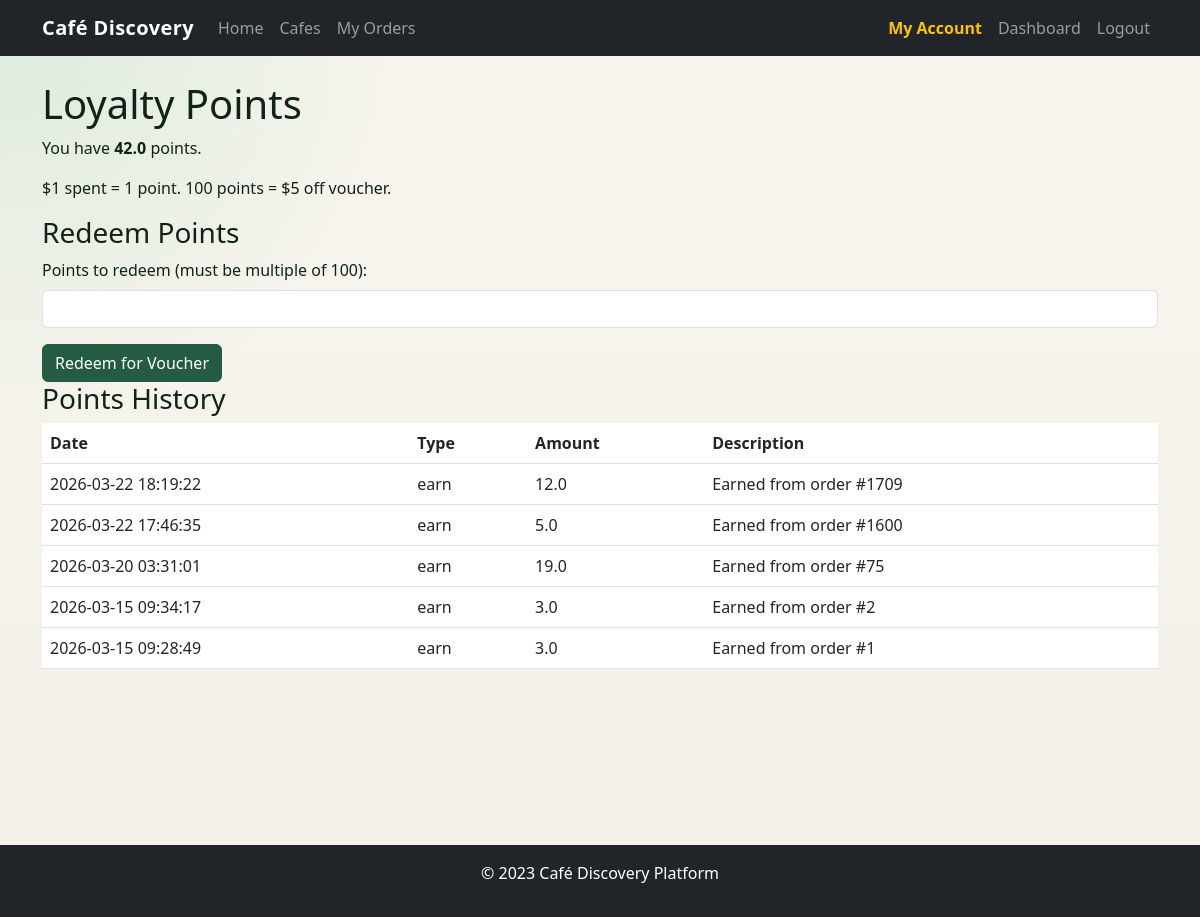
/loyalty, run on the app's committed database.
### app/models/point.py (models this page shows)
class Point(Base):
    __tablename__ = "points"
    id = Column(Integer, primary_key=True, index=True)
    user_id = Column(Integer, ForeignKey("users.id"))
    amount = Column(Float)  # positive for earn, negative for redeem
    transaction_type = Column(String)  # earn, redeem
    description = Column(String)
    created_at = Column(DateTime(timezone=True), server_default=func.now())
    user = relationship("User")

### main.py (the view)
@app.get("/loyalty", response_class=HTMLResponse)
async def loyalty(request: Request, current_user: User = Depends(get_current_user_optional), db: Session = Depends(get_db)):
    if not current_user or current_user.role != 'customer':
        return RedirectResponse(url="/login", status_code=302)
    points = db.query(Point).filter(Point.user_id == current_user.id).order_by(Point.created_at.desc()).all()
    points_balance = sum(p.amount for p in points)
    return templates.TemplateResponse("loyalty.html", {"request": request, "points": points, "points_balance": points_balance, "current_user": current_user})

### app/templates/loyalty.html (shortened to what this page needs)
{% extends "base.html" %}
{% block content %}
<h1>Loyalty Points</h1>
<p>You have <strong>{{ points_balance }}</strong> points.</p>
<p>$1 spent = 1 point. 100 points = $5 off voucher.</p>
<h3>Redeem Points</h3>
<form method="post" action="/redeem">
    <div class="mb-3">
        <label for="points" class="form-label">Points to redeem (must be multiple of 100):</label>
        <input type="number" class="form-control" id="points" name="points" min="100" step="100" required>
    </div>
    <button type="submit" class="btn btn-primary">Redeem for Voucher</button>
</form>
<h3>Points History</h3>
{% if points %}
<table class="table">
    <thead>
        <tr>
            <th>Date</th>
            <th>Type</th>
            <th>Amount</th>
            <th>Description</th>
        </tr>
    </thead>
    <tbody>
        {% for point in points %}
        <tr>
            <td>{{ point.created_at }}</td>
            <td>{{ point.transaction_type }}</td>
            <td>{{ point.amount }}</td>
            <td>{{ point.description }}</td>
        </tr>
        {% endfor %}
    </tbody>
</table>
{% else %}
<p>No points history yet.</p>
{% endif %}
{% endblock %}

### app/static/css/style.css (style rules this page uses)
:root { --brand-ink: #112218; --brand-green: #245c43; --brand-green-dark: #163f2d; --brand-mint: #d7ead8; --brand-cream: #f6f3ea; --brand-sand: #ece3d0; --brand-line: rgba(17, 34, 24, 0.12); }
body { background: radial-gradient(circle at top left, rgba(215, 234, 216, 0.9), transparent 28%), linear-gradient(180deg, #f8f5ee 0%, #f3f0e8 100%); color: var(--brand-ink); min-height: 100vh; }
.btn-primary { background-color: var(--brand-green); border-color: var(--brand-green); }

### data on the page
Point: created_at "2026-03-22 18:19:22", transaction_type "earn", amount "12.0", description "Earned from order #1709"
Point: created_at "2026-03-22 17:46:35", transaction_type "earn", amount "5.0", description "Earned from order #1600"
Point: created_at "2026-03-20 03:31:01", transaction_type "earn", amount "19.0", description "Earned from order #75"
Point: created_at "2026-03-15 09:34:17", transaction_type "earn", amount "3.0", description "Earned from order #2"
Point: created_at "2026-03-15 09:28:49", transaction_type "earn", amount "3.0", description "Earned from order #1"

### other printed values
{{ points_balance }} "42.0"
